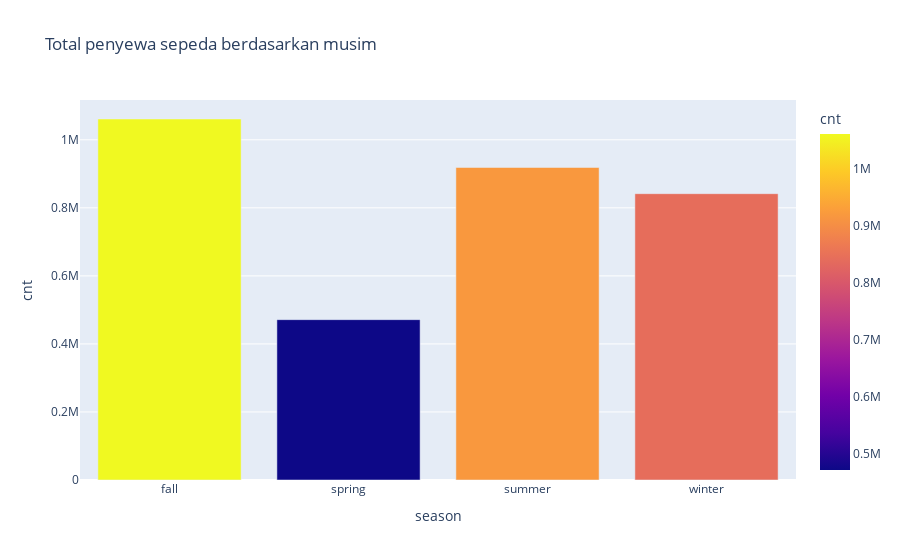

Write notebook code for a chart like this one.
### Markdown cell above
1. Berapa banyak total penyewa sepedah berdasarkan musimnya ?

### Code cell
fig = px.bar(df.groupby('season')[['cnt']].sum().reset_index(),x="season",y='cnt',title="Total penyewa sepeda berdasarkan musim",color='cnt')
fig.show()

### Figure 1 — Plotly figure (JSON) as saved in the notebook; plotly's stock layout.template omitted (floating-point values rounded to 4 significant figures)
{"data": [{"alignmentgroup": "True", "hovertemplate": "season=%{x}<br>cnt=%{marker.color}<extra></extra>", "legendgroup": "", "marker": {"color": [1061129, 471348, 918589, 841613], "coloraxis": "coloraxis", "pattern": {"shape": ""}}, "name": "", "offsetgroup": "", "orientation": "v", "showlegend": false, "textposition": "auto", "type": "bar", "x": ["fall", "spring", "summer", "winter"], "xaxis": "x", "y": [1061129, 471348, 918589, 841613], "yaxis": "y"}], "layout": {"barmode": "relative", "coloraxis": {"colorbar": {"title": {"text": "cnt"}}, "colorscale": [[0, "#0d0887"], [0.1111, "#46039f"], [0.2222, "#7201a8"], [0.3333, "#9c179e"], [0.4444, "#bd3786"], [0.5556, "#d8576b"], [0.6667, "#ed7953"], [0.7778, "#fb9f3a"], [0.8889, "#fdca26"], [1, "#f0f921"]]}, "legend": {"tracegroupgap": 0}, "title": {"text": "Total penyewa sepeda berdasarkan musim"}, "xaxis": {"anchor": "y", "domain": [0, 1], "title": {"text": "season"}}, "yaxis": {"anchor": "x", "domain": [0, 1], "title": {"text": "cnt"}}}}
